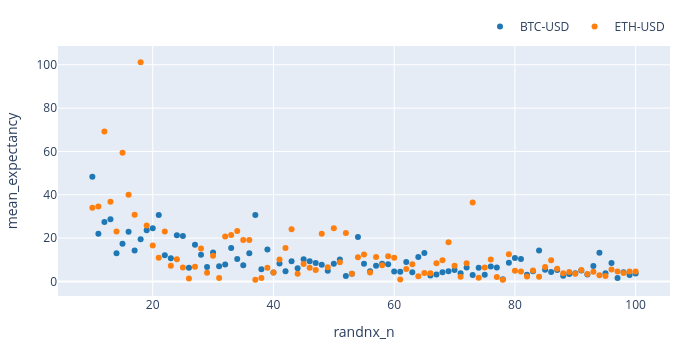

Source (notebook cell):
### Code cell
>>> import numpy as np

>>> symbols = ["BTC-USD", "ETH-USD"]
>>> data = vbt.YFData.download(symbols, missing_index="drop")
>>> price = data.get("Close")

>>> n = np.random.randint(10, 101, size=1000).tolist()
>>> pf = vbt.Portfolio.from_random_signals(price, n=n, init_cash=100, seed=42)

>>> mean_expectancy = pf.trades.expectancy().groupby(["randnx_n", "symbol"]).mean()
>>> fig = mean_expectancy.unstack().vbt.scatterplot(xaxis_title="randnx_n", yaxis_title="mean_expectancy")
>>> fig.show()
